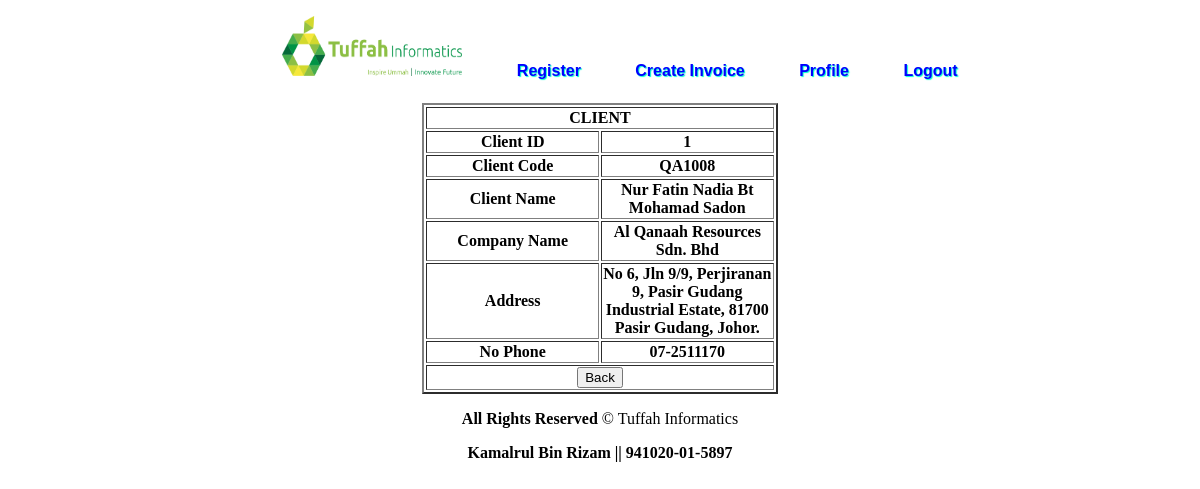
Page /admin/client_view.php?view=1 (signed in) on the committed database.
### tables this page shows
CREATE TABLE IF NOT EXISTS `client` (
  `client_id` int(200) NOT NULL AUTO_INCREMENT,
  `client_code` varchar(200) NOT NULL,
  `client_name` varchar(200) NOT NULL,
  `client_comp` varchar(200) NOT NULL,
  `comp_address` varchar(200) NOT NULL,
  `comp_phone` varchar(200) NOT NULL,
  PRIMARY KEY (`client_id`)
);

CREATE TABLE IF NOT EXISTS `user` (
  `user_id` int(200) NOT NULL AUTO_INCREMENT,
  `username` varchar(200) NOT NULL,
  `password` varchar(200) NOT NULL,
  `name` varchar(200) NOT NULL,
  `ic` varchar(200) NOT NULL,
  `dob` date NOT NULL,
  `phone` varchar(200) NOT NULL,
  `email` varchar(200) NOT NULL,
  `address` varchar(200) NOT NULL,
  `position` varchar(200) NOT NULL,
  `level` varchar(200) NOT NULL,
  PRIMARY KEY (`user_id`)
);

### admin/client_view.php (the view, shortened to what this page needs)
<?php
	$id = $_SESSION['ic'];
	$sql = "SELECT * FROM user WHERE ic = '$id'";
	$res = mysql_query($sql) or die('Query failed. ' . mysql_error());
	$row = mysql_fetch_array($res, MYSQL_ASSOC);
	$name = $row['name'];
	$ic = $row['ic'];
	$id= $_GET['view'];
	$sql1 = "SELECT * FROM client WHERE client_id = $id";
	$res1 = mysql_query($sql1) or die (mysql_error());
	$cli = mysql_fetch_array($res1);
?>
<!DOCTYPE html PUBLIC "-//W3C//DTD XHTML 1.0 Transitional//EN" "http://www.w3.org/TR/xhtml1/DTD/xhtml1-transitional.dtd">
<html xmlns="http://www.w3.org/1999/xhtml">
<head>
<link rel="stylesheet" href="../style/style.css" type="text/css" />
</head>
<body>
	<div>
    	<div>
    		<ul id="menu">
        		<li><a href="index.php"><img src="../img/logo.png" width="180" height="60" /></a></li>
                <li><a href="register.php">Register</a></li>
        		<li><a href="create_invoice.php">Create Invoice</a></li>
                <li><a href="profile.php">Profile</a></li>
        		<li><a href="../logout.php">Logout</a></li>
			</ul>
		</div>
        <br /><br />
        <div align="center">
    		<form action="client_list.php" method="post">
            	<table width="30%" border="2" align="center">
                	<th colspan="3">CLIENT</th>
                    <tr>
                    	<th width="50%">Client ID</th>
                        <th width="50%"><?php echo  $cli['client_id']; ?></th>
                   	</tr>
                    <tr>
                    	<th width="50%">Client Code</th>
                        <th width="50%"><?php echo  $cli['client_code']; ?></th>
                   	</tr>
                   	<tr>
                    	<th>Client Name</th>
                       	<th><?php echo  $cli['client_name']; ?></th>
                   	</tr>
                   	<tr>
                    	<th>Company Name</th>
                    	<th><?php echo  $cli['client_comp']; ?></th>
                  	</tr>
                    <tr>
                        <th>Address</th>
                        <th><?php echo  $cli['comp_address']; ?></th>
                   	</tr>
                   	<tr>
                     	<th>No Phone</th>
                        <th><?php echo  $cli['comp_phone']; ?></th>
                   	</tr>
					<tr>
                        <td colspan="2" align="center"><input name="back" type="submit" value="Back" /></td>
                    </tr>
               	</table>
       	  </form>
        </div>
    	<div>
        	<footer align="center">
            	<p><b>All Rights Reserved</b> &copy; Tuffah Informatics</p>
                <p><b><?php echo $name ?> || <?php echo $ic ?></b></p>
            </footer>
        </div>
	</div>
</body>
</html>

### style/style.css (style rules this page uses)
#menu { width:auto; height: 35px; font-size: 16px; font-family: Tahoma, Geneva, sans-serif; font-weight: bold; text-align: center; text-shadow: 1px 1px 1px #0FC; background-color:transparent; border-radius: 8px; }
#menu li { display: inline; padding: 15px; }
#menu a { text-decoration: none; color: #00F; padding: 10px 10px 10px 10px; }

### rows in the picture
client: client_id "1", client_code "QA1008", client_name "Nur Fatin Nadia Bt Mohamad Sadon", client_comp "Al Qanaah Resources Sdn. Bhd", comp_address "No 6, Jln 9/9, Perjiranan 9, Pasir Gudang Industrial Estate, 81700 Pasir Gudang, Johor.", comp_phone "07-2511170"
user: name "Kamalrul Bin Rizam", ic "941020-01-5897"
